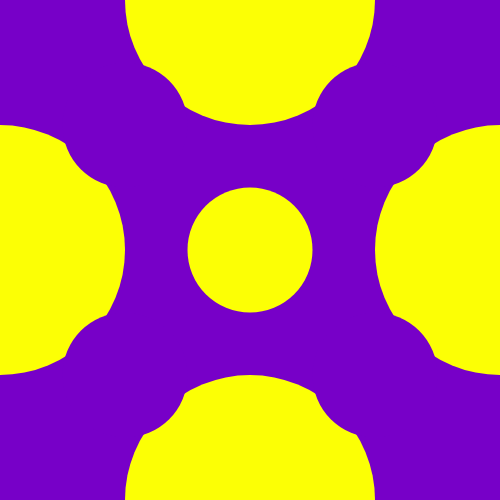
Frame 1 (no input)
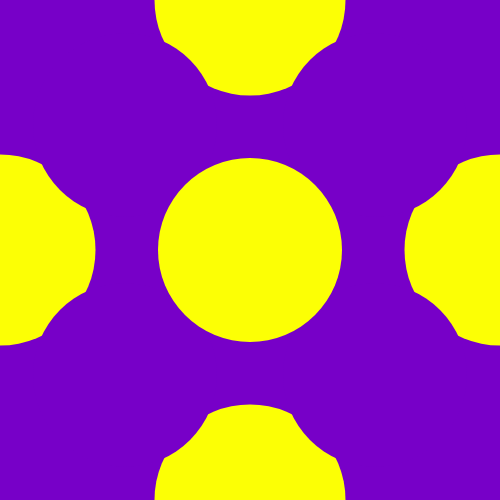
Frame 60 (no input)
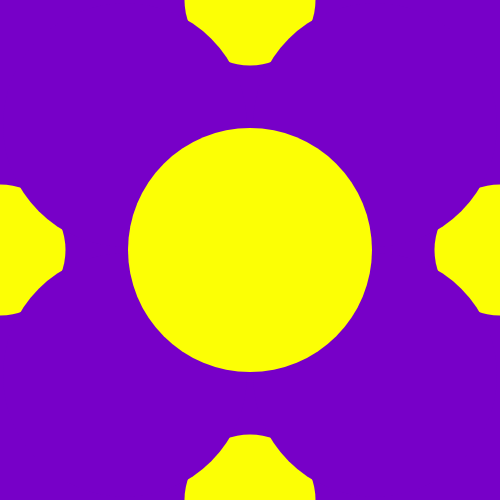
Frame 120 (the mouse pressed at the canvas centre since frame 60)

The p5.js sketch that drew these frames (run headless with seeded random() and noise() and a simulated clock; from frame 60 on, the mouse is pressed at the canvas centre):

// p5.js sketch
// ── sketch.js
let d = 250;
let dtwo = 125;
let dthree = 125;
function setup() {
  createCanvas(500, 500);
}

function draw() {
  background(119, 0, 200);
  fill(252, 266, 5);
  noStroke();
  circle(0, 250, d);
  circle(250, 0, d);
  circle(250, 500, d);
  circle(500, 250, d);
  d--;

  if (d < 80) {
    d = 250;
  }


  fill(119, 0, 200);
  noStroke;
  circle(250, 250, dtwo);
  circle(500/4, 375, dtwo);
  circle(375, 375, dtwo);
  circle(500/4, 500/4, dtwo);
  circle(375, 500/4, dtwo);
  
  dtwo++;

  if (dtwo > 350) {
    dtwo = 125;
  }

  if (d < 250)
  {
    fill(252, 266, 5);
    noStroke;
    circle(250, 250, dthree);
    dthree++;

      if (dthree > 350)
      {
        dthree = 125;
      }
    
  }
}
